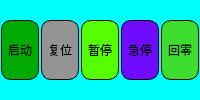
             <widget class="QWidget" name="widget" native="true">
              <property name="minimumSize">
               <size>
                <width>0</width>
                <height>70</height>
               </size>
              </property>
              <property name="styleSheet">
               <string notr="true">background-color: rgb(0, 255, 255);</string>
              </property>
              <layout class="QHBoxLayout" name="horizontalLayout_13">
               <property name="spacing">
                <number>2</number>
               </property>
               <property name="sizeConstraint">
                <enum>QLayout::SetDefaultConstraint</enum>
               </property>
               <property name="leftMargin">
                <number>1</number>
               </property>
               <property name="rightMargin">
                <number>1</number>
               </property>
               <item>
                <widget class="QPushButton" name="pushButton_27">
                 <property name="sizePolicy">
                  <sizepolicy hsizetype="Minimum" vsizetype="Fixed">
                   <horstretch>0</horstretch>
                   <verstretch>0</verstretch>
                  </sizepolicy>
                 </property>
                 <property name="minimumSize">
                  <size>
                   <width>0</width>
                   <height>0</height>
                  </size>
                 </property>
                 <property name="maximumSize">
                  <size>
                   <width>78</width>
                   <height>60</height>
                  </size>
                 </property>
                 <property name="autoFillBackground">
                  <bool>false</bool>
                 </property>
                 <property name="styleSheet">
                  <string notr="true">QPushButton {
font: 75 15pt &quot;Arial&quot;;
background-color: rgb(0, 170, 0);
        border-radius: 10px; /* 全部角的圆角半径 */
        border: 1px solid #000000; /* 边框颜色和宽度 */
        
        padding: 5px; /* 内边距 */
}
QPushButton:pressed {
    border: 1px solid #003366;
    background-color: qlineargradient(x1: 0, y1: 0, x2: 0, y2: 1,
                                      stop: 0 #0099FF, stop: 1 #003366);
}</string>
                 </property>
                 <property name="text">
                  <string>启动</string>
                 </property>
                </widget>
               </item>
               <item>
                <widget class="QPushButton" name="pushButton_30">
                 <property name="sizePolicy">
                  <sizepolicy hsizetype="Minimum" vsizetype="Fixed">
                   <horstretch>0</horstretch>
                   <verstretch>0</verstretch>
                  </sizepolicy>
                 </property>
                 <property name="maximumSize">
                  <size>
                   <width>78</width>
                   <height>60</height>
                  </size>
                 </property>
                 <property name="autoFillBackground">
                  <bool>false</bool>
                 </property>
                 <property name="styleSheet">
                  <string notr="true">
QPushButton{
font: 75 15pt &quot;Arial&quot;;
background-color: rgb(0, 170, 255);
        border-radius: 10px; /* 全部角的圆角半径 */
        border: 1px solid #000000; /* 边框颜色和宽度 */
        background-color: qlineargradient(x1: 0, y1: 111, x2: 0, y2: 1, stop: 0 #BDBDBD, stop: 1 #949494); /* 背景渐变色 */
        padding: 5px; /* 内边距 */

}

QPushButton:pressed {
    border: 1px solid #003366;
    background-color: qlineargradient(x1: 0, y1: 0, x2: 0, y2: 1,
                                      stop: 0 #0099FF, stop: 1 #003366);
}</string>
                 </property>
                 <property name="text">
                  <string>复位</string>
                 </property>
                </widget>
               </item>
               <item>
                <widget class="QPushButton" name="pushButton_35">
                 <property name="sizePolicy">
                  <sizepolicy hsizetype="Minimum" vsizetype="Fixed">
                   <horstretch>0</horstretch>
                   <verstretch>0</verstretch>
                  </sizepolicy>
                 </property>
                 <property name="maximumSize">
                  <size>
                   <width>78</width>
                   <height>60</height>
                  </size>
                 </property>
                 <property name="autoFillBackground">
                  <bool>false</bool>
                 </property>
                 <property name="styleSheet">
                  <string notr="true">
QPushButton{
font: 75 15pt &quot;Arial&quot;;

background-color: rgb(85, 255, 0);
        border-radius: 10px; /* 全部角的圆角半径 */
        border: 1px solid #000000; /* 边框颜色和宽度 */
  
        padding: 5px; /* 内边距 */

}

QPushButton:pressed {
    border: 1px solid #003366;
    background-color: qlineargradient(x1: 0, y1: 0, x2: 0, y2: 1,
                                      stop: 0 #0099FF, stop: 1 #003366);
}</string>
                 </property>
                 <property name="text">
                  <string>暂停</string>
                 </property>
                </widget>
               </item>
               <item>
                <widget class="QPushButton" name="pushButton_28">
                 <property name="sizePolicy">
                  <sizepolicy hsizetype="Minimum" vsizetype="Fixed">
                   <horstretch>0</horstretch>
                   <verstretch>0</verstretch>
                  </sizepolicy>
                 </property>
                 <property name="maximumSize">
                  <size>
                   <width>78</width>
                   <height>60</height>
                  </size>
                 </property>
                 <property name="autoFillBackground">
                  <bool>false</bool>
                 </property>
                 <property name="styleSheet">
                  <string notr="true">QPushButton{
font: 75 15pt &quot;Arial&quot;;
background-color: rgb(111, 11, 255);
        border-radius: 10px; /* 全部角的圆角半径 */
        border: 1px solid #000000; /* 边框颜色和宽度 */
        padding: 5px; /* 内边距 */
}

QPushButton:pressed {
    border: 1px solid #003366;
    background-color: qlineargradient(x1: 0, y1: 0, x2: 0, y2: 1,
                                      stop: 0 #0099FF, stop: 1 #003366);
}</string>
                 </property>
                 <property name="text">
                  <string>急停</string>
                 </property>
                </widget>
               </item>
               <item>
                <widget class="QPushButton" name="pushButton_31">
                 <property name="sizePolicy">
                  <sizepolicy hsizetype="Minimum" vsizetype="Fixed">
                   <horstretch>0</horstretch>
                   <verstretch>0</verstretch>
                  </sizepolicy>
                 </property>
                 <property name="maximumSize">
                  <size>
                   <width>78</width>
                   <height>60</height>
                  </size>
                 </property>
                 <property name="autoFillBackground">
                  <bool>false</bool>
                 </property>
                 <property name="styleSheet">
                  <string notr="true">QPushButton{
font: 75 15pt &quot;Arial&quot;;
background-color: rgb(61, 220, 45);
        border-radius: 10px; /* 全部角的圆角半径 */
        border: 1px solid #000000; /* 边框颜色和宽度 */
        padding: 5px; /* 内边距 */
}

QPushButton:pressed {
    border: 1px solid #003366;
    background-color: qlineargradient(x1: 0, y1: 0, x2: 0, y2: 1,
                                      stop: 0 #0099FF, stop: 1 #003366);
}</string>
                 </property>
                 <property name="text">
                  <string>回零</string>
                 </property>
                </widget>
               </item>
              </layout>
             </widget>
